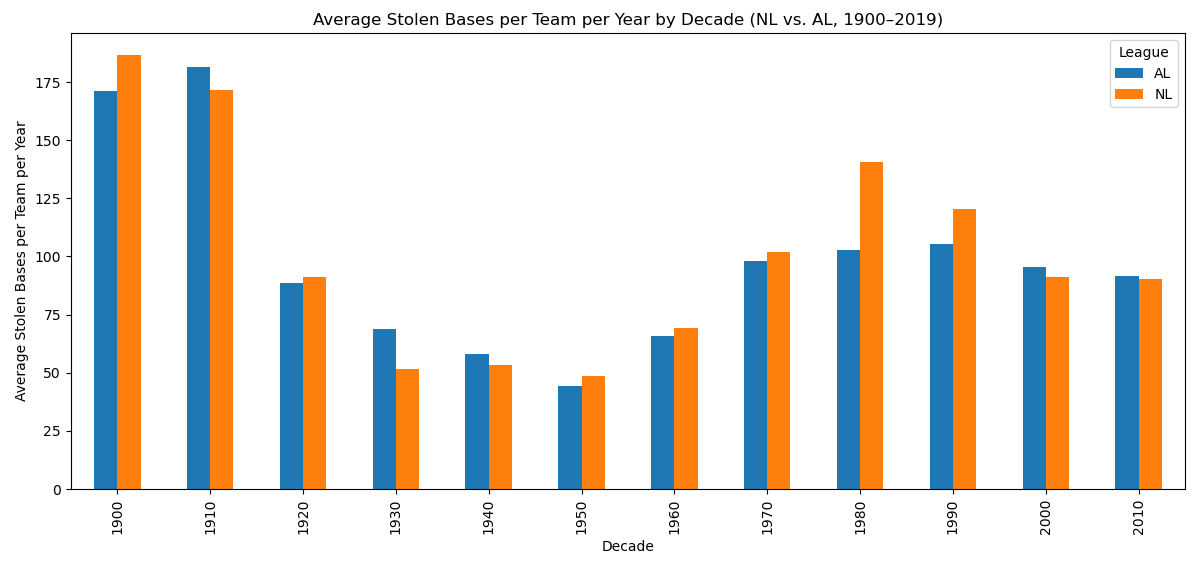

Reproduce this figure in Python.
import pandas as pd
import matplotlib.pyplot as plt

# Load the CSV file
df = pd.read_csv('mlb_teams.csv')

# Filter for years 1900–2019 and NL/AL leagues
df = df[(df['year'] >= 1900) & (df['year'] <= 2019) & (df['league_id'].isin(['NL', 'AL']))]

# Remove rows with missing or non-numeric stolen_bases
df = df[pd.to_numeric(df['stolen_bases'], errors='coerce').notnull()]
df['stolen_bases'] = df['stolen_bases'].astype(float)

# Create a decade column
df['decade'] = (df['year'] // 10) * 10

# Group by league and decade, calculate mean stolen bases per team per year
result = df.groupby(['league_id', 'decade']).agg(
    avg_stolen_bases=('stolen_bases', 'mean')
).reset_index()

# Pivot for plotting
pivot = result.pivot(index='decade', columns='league_id', values='avg_stolen_bases')

# Plot
pivot.plot(kind='bar', figsize=(12,6))
plt.ylabel('Average Stolen Bases per Team per Year')
plt.xlabel('Decade')
plt.title('Average Stolen Bases per Team per Year by Decade (NL vs. AL, 1900–2019)')
plt.legend(title='League')
plt.tight_layout()
plt.show()
